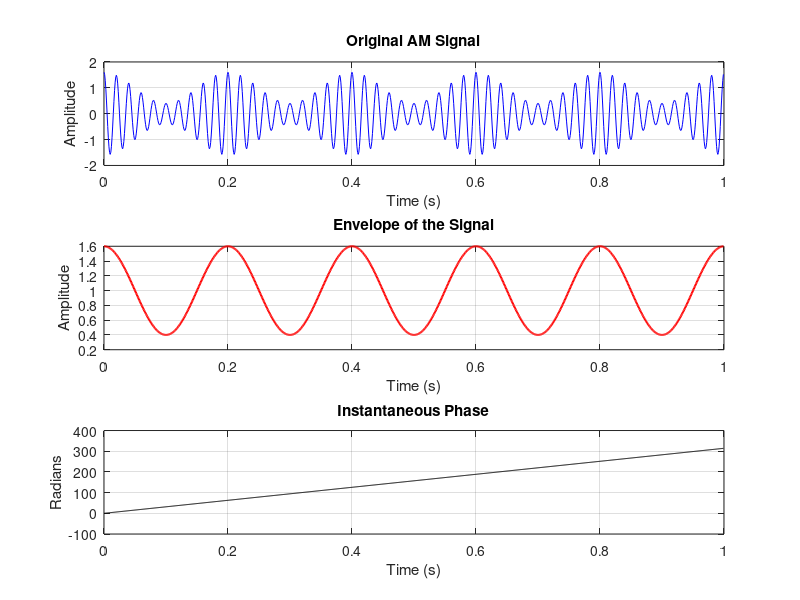
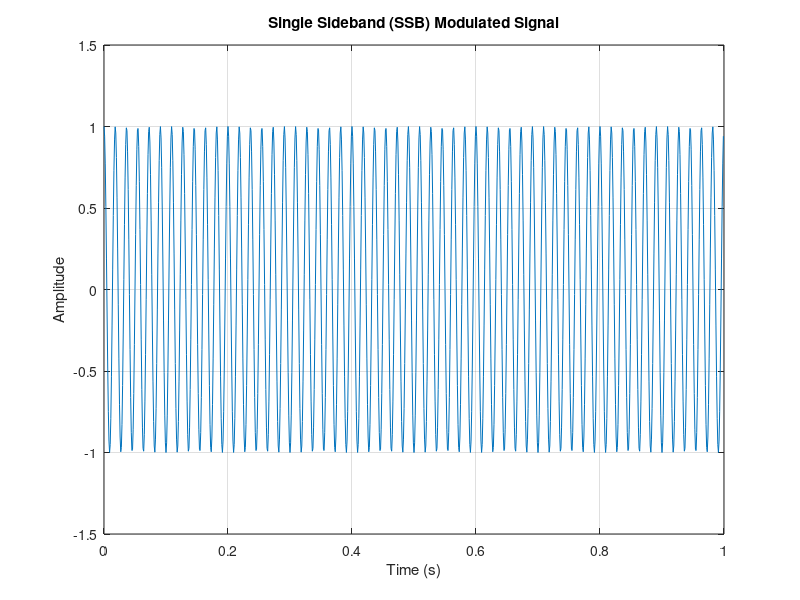

The MATLAB script that drew these images, in order:
% Parameters
Fs = 1000;               % Sampling frequency in Hz
t = 0:1/Fs:1-1/Fs;       % Time vector of 1 second duration

% Generate AM signal (message + carrier)
fc = 50;                 % Carrier frequency (Hz)
fm = 5;                  % Modulating frequency (Hz)
modulation_index = 0.6;  % Modulation index

% Message signal (modulating signal)
m = cos(2*pi*fm*t);

% Carrier signal
carrier = cos(2*pi*fc*t);

% AM signal
x = (1 + modulation_index * m) .* carrier;

% --- Compute analytic signal using Hilbert Transform ---
z = hilbert(x);

% --- Extract envelope and instantaneous phase ---
envelope = abs(z);              % Envelope of the signal
inst_phase = unwrap(angle(z));  % Unwrapped instantaneous phase

% --- Visualization: Signal, Envelope, and Instantaneous Phase ---
figure;

subplot(3,1,1);
plot(t, x, 'b');
title('Original AM Signal');
xlabel('Time (s)');
ylabel('Amplitude');
grid on;

subplot(3,1,2);
plot(t, envelope, 'r', 'LineWidth', 1.5);
title('Envelope of the Signal');
xlabel('Time (s)');
ylabel('Amplitude');
grid on;

subplot(3,1,3);
plot(t, inst_phase, 'k');
title('Instantaneous Phase');
xlabel('Time (s)');
ylabel('Radians');
grid on;

% --- Single Sideband (SSB) Modulation ---

% Generate message signal for SSB modulation
m_ssb = cos(2*pi*fm*t);

% Compute analytic signal of message
m_analytic = hilbert(m_ssb);

% Generate upper sideband SSB signal by modulating analytic signal with carrier
ssb_signal = real(m_analytic .* exp(1j*2*pi*fc*t));

% Visualization of SSB signal
figure;
plot(t, ssb_signal);
title('Single Sideband (SSB) Modulated Signal');
xlabel('Time (s)');
ylabel('Amplitude');
grid on;

